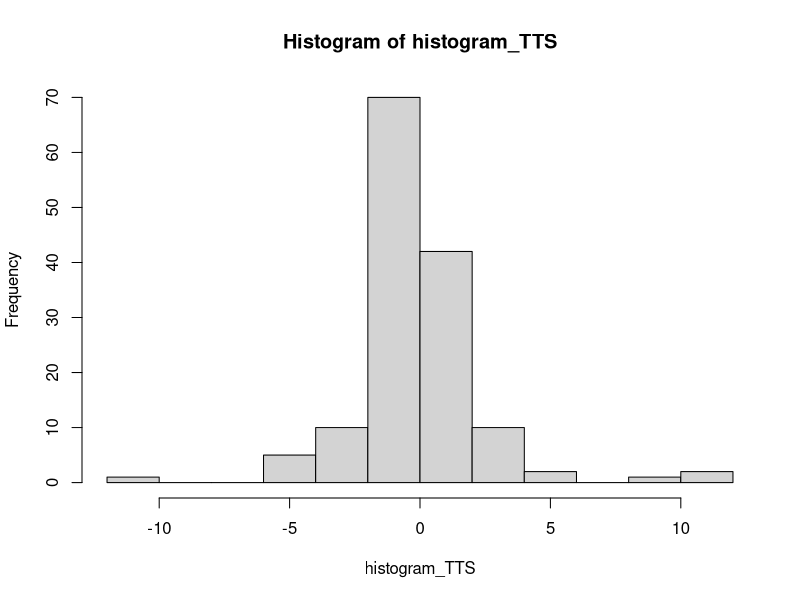
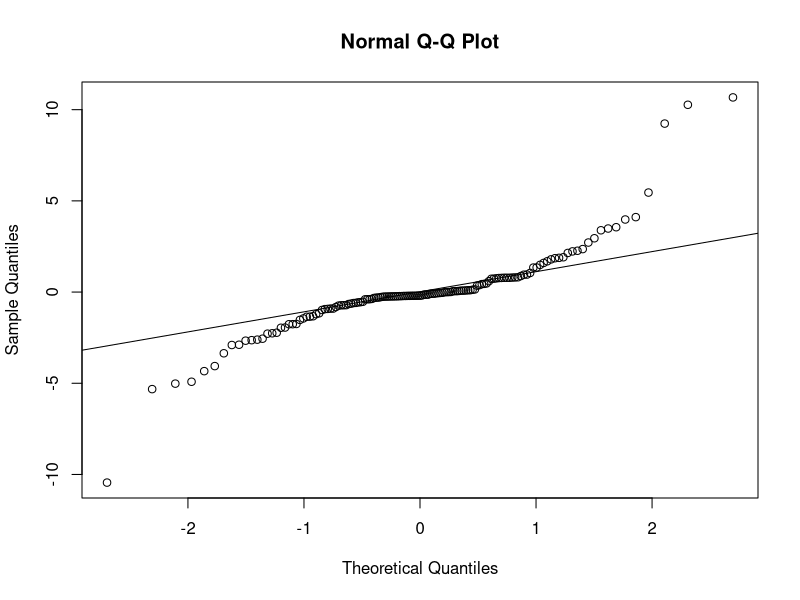
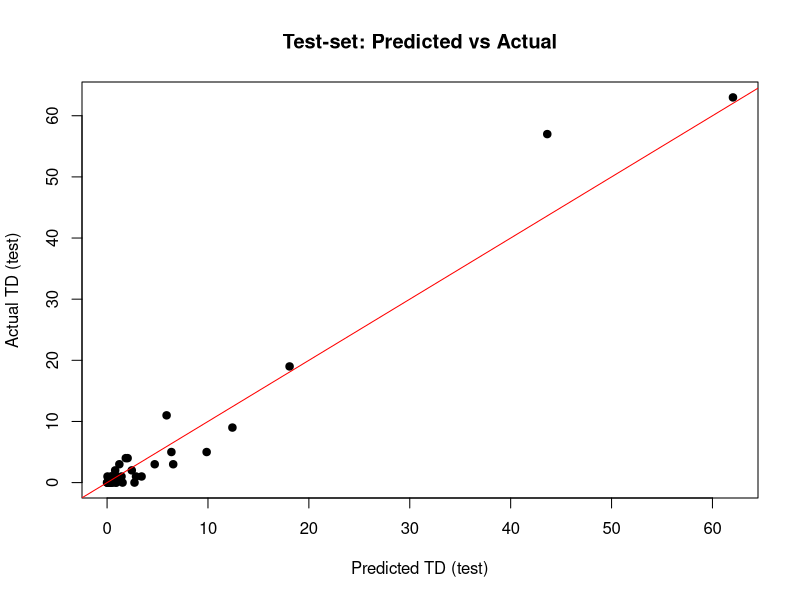
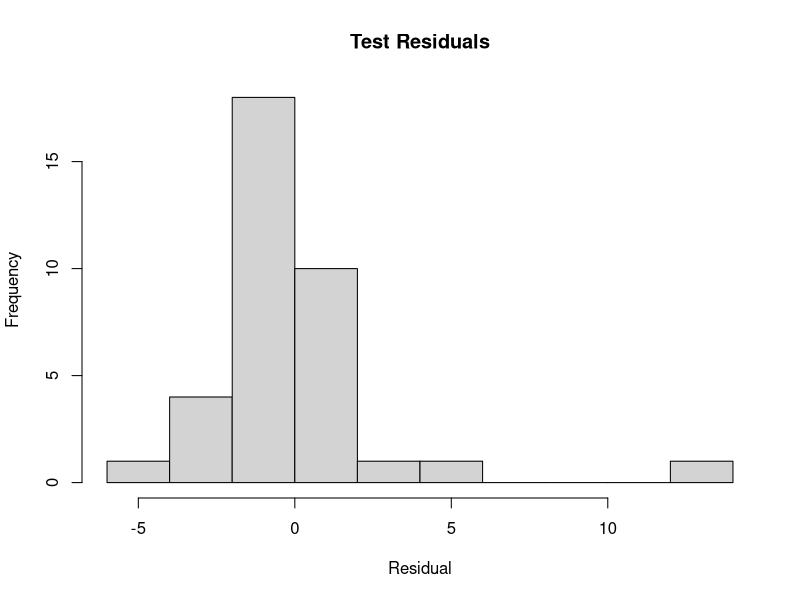
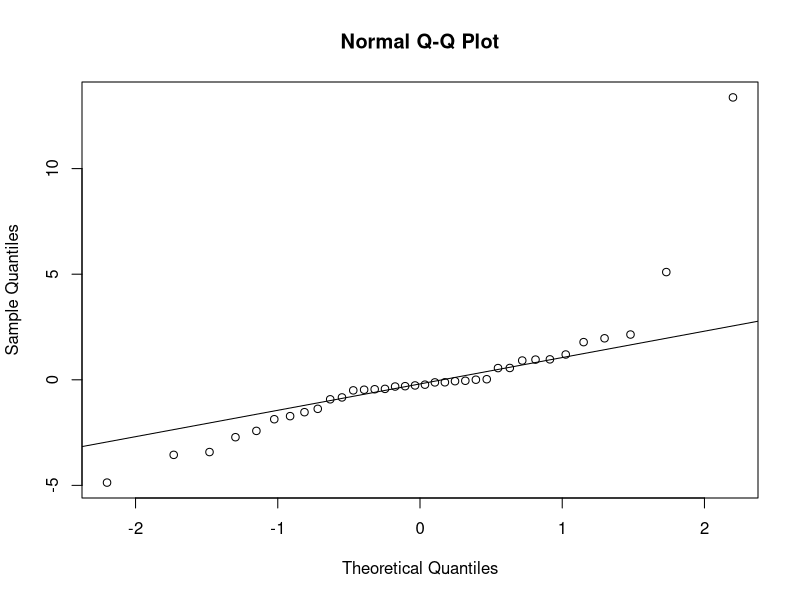
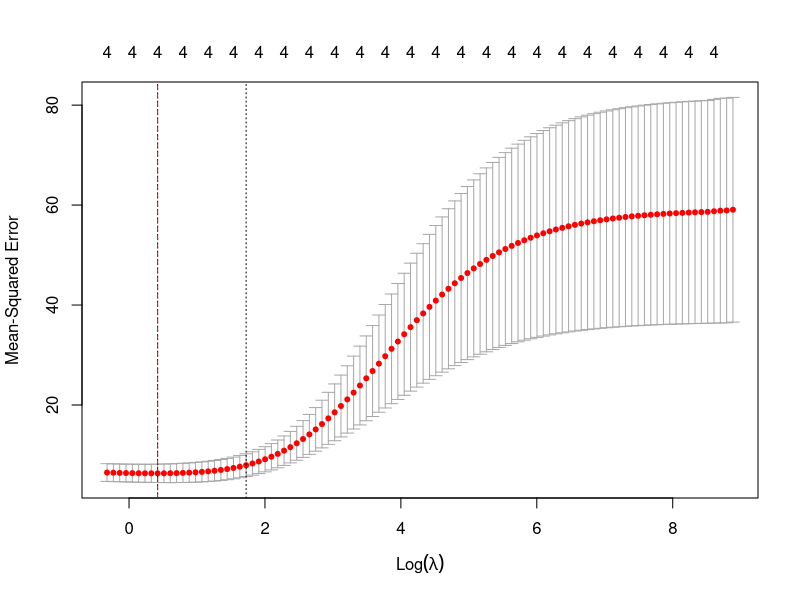
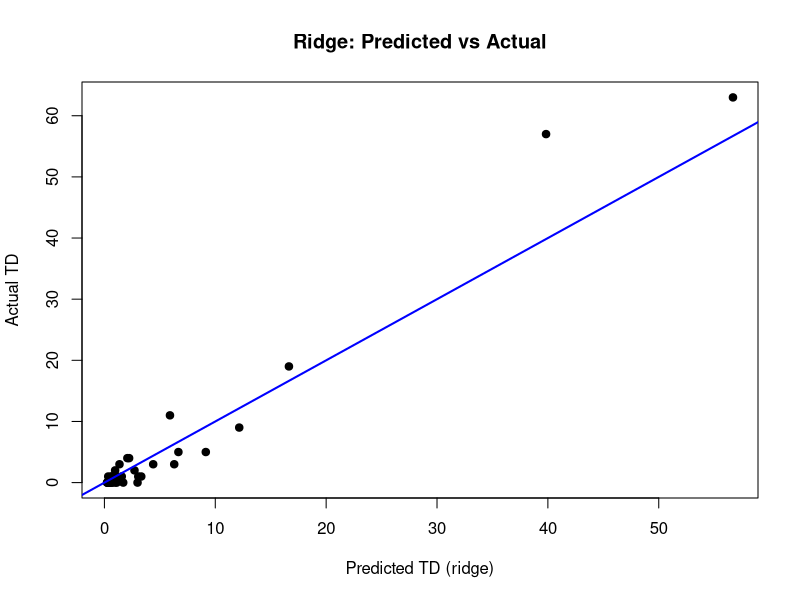
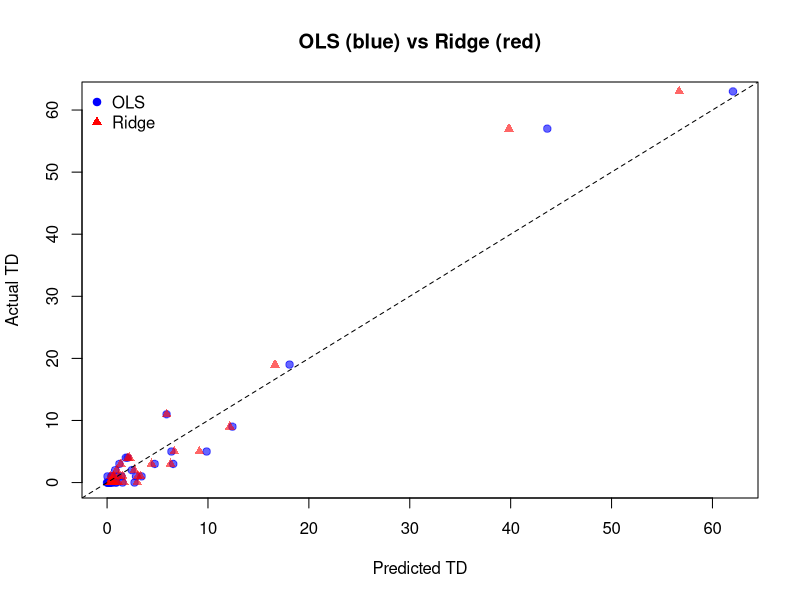

Source code (R) for these figures, in order:
library(readxl)
Atlanta_Falcons_data <- read_excel("Atlanta_Falcons_data.xlsx")
View(Atlanta_Falcons_data)

library(tidyr)

vars_needed <- c("TD", "Tgt", "Rec", "Ctch%", "Yds")

clean_df <- Atlanta_Falcons_data %>%
  drop_na(all_of(vars_needed))

set.seed(123)  # for reproducibility
n        <- nrow(clean_df)
train_i  <- sample(seq_len(n), size = 0.8 * n)
train_df <- clean_df[train_i, ]
test_df  <- clean_df[-train_i, ]

# Fit your model on TRAIN only
MLR_Model_2 <- lm(
  TD   ~ Tgt + Rec + `Ctch%` + Yds,
  data = train_df
)
summary(MLR_Model_2)

histogram_TTS <- MLR_Model_2$residuals

hist(histogram_TTS)

qqnorm(histogram_TTS)
qqline(histogram_TTS)

# Predict on TEST and evaluate
test_df$predicted_TD <- predict(MLR_Model_2, newdata = test_df)

# Basic scatter of Pred vs Actual on test set
plot(
  test_df$predicted_TD, test_df$TD,
  xlab = "Predicted TD (test)", ylab = "Actual TD (test)",
  main = "Test-set: Predicted vs Actual",
  pch = 19
)
abline(0, 1, col = "red")

# Test-set residual histogram & Q-Q
resid_test <- test_df$TD - test_df$predicted_TD
hist(resid_test, main="Test Residuals", xlab="Residual")
qqnorm(resid_test); qqline(resid_test)

#-----------------------------------------------------------------------------------------------------------
#Checking Multicollinearity
library(car)
vif(MLR_Model_2)

#Targets, Rec and Catch % seem to be a bit on the larger side based on variable knowledge (VIF > 10)

#so we may have to cross validate and use lasso regression 
library(glmnet)

# 1) Build model matrix
x_train <- model.matrix(TD ~ Tgt + Rec +  `Ctch%` + Yds, data=train_df)[,-1]
y_train <- train_df$TD
x_test  <- model.matrix(TD ~ Tgt + Rec +  `Ctch%` + Yds, data=test_df)[,-1] # the -1 gets predictor column since intercept is present
y_test  <- test_df$TD

# 2) Ridge regression (alpha=0)
cv_ridge <- cv.glmnet(x_train, y_train, alpha=0)
best_lr  <- cv_ridge$lambda.min
ridge_mod <- glmnet(x_train, y_train, alpha=0, lambda=best_lr)

# 3) Lasso (alpha=1)
cv_lasso <- cv.glmnet(x_train, y_train, alpha=1)
best_ls  <- cv_lasso$lambda.min
lasso_mod <- glmnet(x_train, y_train, alpha=1, lambda=best_ls)

library(Metrics) #gets RMSE 

# 4) Compare test RMSE
pred_ridge <- predict(ridge_mod, x_test)
pred_lasso <- predict(lasso_mod, x_test)
cat("Ridge RMSE:", rmse(y_test, pred_ridge), 
    "  Lasso RMSE:", rmse(y_test, pred_lasso), "\n")

#We can see that the ridge Model outperforms the lasso model for TD prediction (3.52 TDs vs 3.95 TDs)

#Graphing Ridge Regression Data
plot(cv_ridge)
abline(v = log(cv_ridge$lambda.min), col = "red", lty = 2)

#Fitting final Ridge regression plot
final_ridge <- glmnet(
  x_train, y_train,
  alpha  = 0,
  lambda = cv_ridge$lambda.min
)

# Make test-set predictions
preds_ridge <- predict(final_ridge, x_test)

#Plot the final ridge regression
plot(
  as.numeric(preds_ridge), y_test,
  xlab = "Predicted TD (ridge)", 
  ylab = "Actual TD",
  main = "Ridge: Predicted vs Actual",
  pch = 19
)
abline(0,1,col="blue",lwd=2)

#Comparison plot for Ridge vs Regular Trained MLR model
# OLS predictions
test_df$pred_ols <- predict(MLR_Model_2, newdata = test_df)

# Ridge predictions (make sure preds_ridge is a plain numeric vector)
test_df$pred_ridge <- as.numeric(predict(
  final_ridge,      
  newx = x_test
))

#Plot of comparison
plot(
  test_df$pred_ols, test_df$TD,
  xlim = range(c(test_df$pred_ols, test_df$pred_ridge)),
  ylim = range(c(test_df$pred_ols, test_df$pred_ridge)),
  xlab = "Predicted TD",
  ylab = "Actual TD",
  main = "OLS (blue) vs Ridge (red)",
  pch  = 19,
  col  = rgb(0,0,1,0.6)   
)
points(
  test_df$pred_ridge, test_df$TD,
  pch  = 17,
  col  = rgb(1,0,0,0.6) 
)
abline(0,1, lty=2)       
legend(
  "topleft",
  legend = c("OLS","Ridge"),
  pch    = c(19,17),
  col    = c("blue","red"),
  bty    = "n"
)
